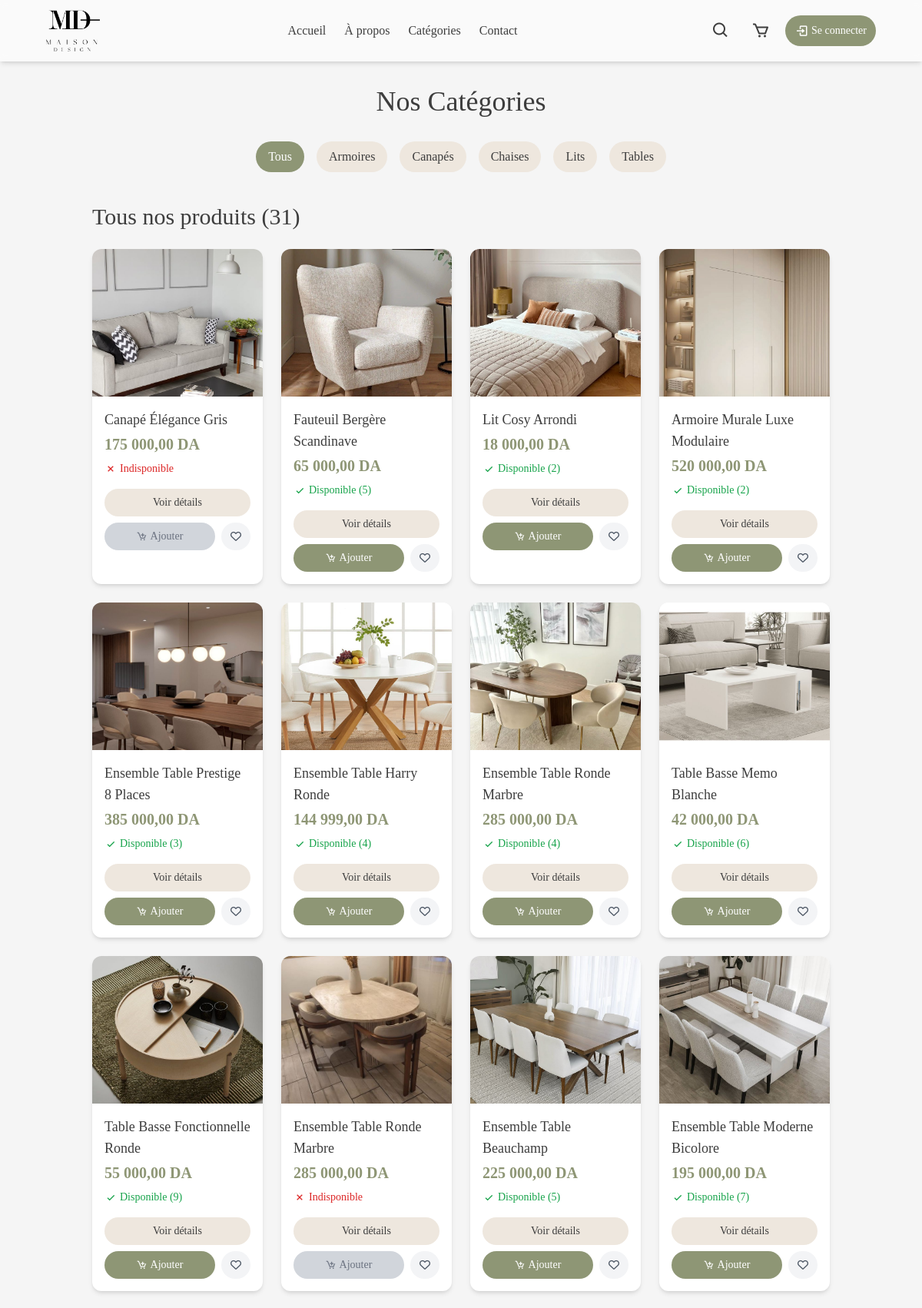
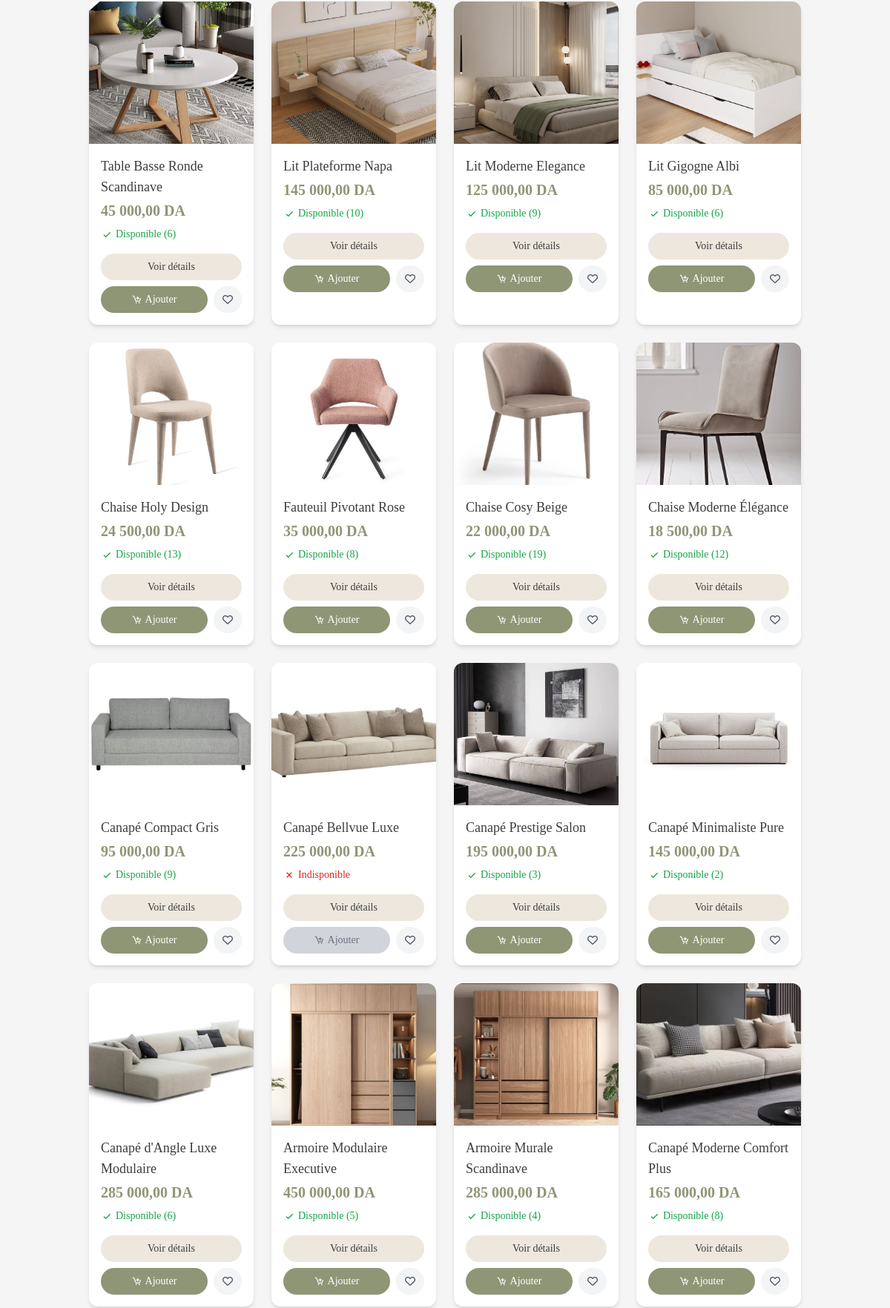
/categories.php (upper part), run on the app's committed database (2 pictures, top to bottom).
### tables this page shows
CREATE TABLE IF NOT EXISTS `categorie` (
  `IdCategorie` int NOT NULL,
  `NomCategorie` varchar(255) NOT NULL,
  PRIMARY KEY (`IdCategorie`)
);

CREATE TABLE IF NOT EXISTS `produit` (
  `IdProduit` int NOT NULL AUTO_INCREMENT,
  `NomProduit` varchar(255) NOT NULL,
  `Description` text NOT NULL,
  `Prix` decimal(10,3) NOT NULL,
  `Stock` int NOT NULL,
  `DateAjout` timestamp NULL DEFAULT CURRENT_TIMESTAMP,
  `IdCat` int DEFAULT NULL,
  PRIMARY KEY (`IdProduit`),
  KEY `cat` (`IdCat`)
);

### categories.php (the view, shortened to what this page needs)
<?php
require_once 'php/db.php';
$selectedCategory = isset($_GET['category']) ? $_GET['category'] : 'all';
try {
    $stmtCategories = $pdo->query("SELECT * FROM categorie ORDER BY NomCategorie");
    $categories = $stmtCategories->fetchAll(PDO::FETCH_ASSOC);
    $userFavorites = [];
    if ($selectedCategory === 'all') {
        $stmtProduits = $pdo->query("
            SELECT p.IdProduit, p.NomProduit, p.Prix, p.Stock, p.Description, c.NomCategorie as categorie
            FROM produit p
            LEFT JOIN categorie c ON p.IdCat = c.IdCategorie
            ORDER BY p.IdProduit DESC
        ");
    }
    $produitsRaw = $stmtProduits->fetchAll(PDO::FETCH_ASSOC);
    $produits = [];
    $seenIds = [];
    foreach ($produitsRaw as $produit) {
        if (!in_array($produit['IdProduit'], $seenIds)) {
            $seenIds[] = $produit['IdProduit'];
            $stmtImage = $pdo->prepare("SELECT URL FROM imageprod WHERE IdProduit = ? LIMIT 1");
            $stmtImage->execute([$produit['IdProduit']]);
            $image = $stmtImage->fetchColumn();
            if ($image) {
                $produit['image'] = strpos($image, 'images/') === 0 ? $image : 'images/' . basename($image);
            } else {
                $produit['image'] = 'images/placeholder.jpeg';
            }
            $produits[] = $produit;
        }
    }
} catch (PDOException $e) {
    $error = "Une erreur est survenue lors du chargement des produits: " . $e->getMessage();
    error_log("Erreur SQL: " . $e->getMessage());
    if (isset($_GET['ajax']) && $_GET['ajax'] === '1') {
        header('Content-Type: application/json');
        echo json_encode(['success' => false, 'message' => $error]);
        exit;
    }
}
?>
<!DOCTYPE html>
<html lang="fr">
<head>
    <link href="https://unpkg.com/boxicons@2.1.2/css/boxicons.min.css" rel="stylesheet">
    <link rel="stylesheet" href="https://cdnjs.cloudflare.com/ajax/libs/font-awesome/6.0.0/css/all.min.css">
    <script src="https://cdn.tailwindcss.com"></script>
    <script src="tailwind.config.js"></script>
    <link rel="stylesheet" href="css/style.css">
</head>
<body class="font-cormorant bg-background m-0 p-0 box-border">
    <?php include 'header.php'; ?>
    <main class="min-h-screen pt-28 pb-16 px-4 md:px-[10%] bg-background">
        <div class="max-w-[1400px] mx-auto">
            <h1 class="text-3xl md:text-4xl font-frunchy text-center mb-8 text-textColor">Nos Catégories</h1>
            <div class="mb-10">
                <div class="flex flex-wrap justify-center gap-3 md:gap-4" id="category-filters">
                    <button type="button"
                            class="category-filter <?php echo $selectedCategory === 'all' ? 'bg-accent text-white' : 'bg-primary text-textColor hover:bg-accent hover:text-white'; ?> px-4 py-2 rounded-full transition-all duration-300"
                            data-category="all">
                        Tous
                    </button>
                    <?php foreach ($categories as $category): ?>
                    <button type="button"
                            class="category-filter <?php echo strtolower($selectedCategory) === strtolower($category['NomCategorie']) ? 'bg-accent text-white' : 'bg-primary text-textColor hover:bg-accent hover:text-white'; ?> px-4 py-2 rounded-full transition-all duration-300"
                            data-category="<?php echo strtolower($category['NomCategorie']); ?>">
                        <?php echo htmlspecialchars($category['NomCategorie']); ?>
                    </button>
                    <?php endforeach; ?>
                </div>
            </div>
            <h2 class="text-2xl md:text-3xl font-medium text-textColor mb-6" id="products-title">
                <?php
                if ($selectedCategory === 'all') {
                    echo 'Tous nos produits (' . count($produits) . ')';
                } else {
                    echo 'Nos ' . htmlspecialchars($selectedCategory) . ' (' . count($produits) . ')';
                }
                ?>
            </h2>
            <div class="grid grid-cols-1 sm:grid-cols-2 md:grid-cols-3 lg:grid-cols-4 gap-6" id="products-container">
                <?php if (empty($produits)): ?>
                <div class="col-span-full text-center py-12" id="no-products">
                    <p class="text-xl text-textColor/70">Aucun produit trouvé dans cette catégorie.</p>
                </div>
                <?php else: ?>
                    <?php
                    foreach ($produits as $index => $produit):
                    ?>
                    <div class="product-item bg-white rounded-xl overflow-hidden shadow-md transition-transform hover:-translate-y-1"
                         data-product-id="<?php echo $produit['IdProduit']; ?>"
                         data-index="<?php echo $index; ?>">
                        <a href="produit.php?id=<?php echo $produit['IdProduit']; ?>" class="block">
                            <div class="product-image h-48 overflow-hidden relative group">
                                <img src="<?php echo htmlspecialchars($produit['image']); ?>"
                                     alt="<?php echo htmlspecialchars($produit['NomProduit']); ?>"
                                     class="w-full h-full object-cover transition-transform group-hover:scale-105"
                                     onerror="this.src='images/placeholder.jpeg'">
                                <div class="absolute inset-0 bg-black bg-opacity-0 group-hover:bg-opacity-20 transition-all duration-300 flex items-center justify-center">
                                </div>
                            </div>
                        </a>
                        <div class="product-info p-4">
                            <h3 class="text-lg font-medium text-textColor mb-1"><?php echo htmlspecialchars($produit['NomProduit']); ?></h3>
                            <p class="text-accent font-bold text-xl"><?php echo number_format($produit['Prix'], 2, ',', ' '); ?> DA</p>
                            <?php if ($produit['Stock'] > 0): ?>
                            <div class="flex items-center gap-1 mt-2 text-green-600">
                                <i class='bx bx-check'></i>
                                <span class="text-sm">Disponible (<?php echo $produit['Stock']; ?>)</span>
                            </div>
                            <?php else: ?>
                            <div class="flex items-center gap-1 mt-2 text-red-600">
                                <i class='bx bx-x'></i>
                                <span class="text-sm">Indisponible</span>
                            </div>
                            <?php endif; ?>
                        </div>
                        <div class="p-4 pt-0 flex flex-col gap-2">
                            <a href="produit.php?id=<?php echo $produit['IdProduit']; ?>"
                               class="w-full px-3 py-2 bg-primary text-textColor rounded-full hover:bg-accent hover:text-white transition-colors text-sm flex items-center justify-center gap-2 font-medium">
                                Voir détails
                            </a>
                            <div class="flex gap-2">
                                <?php if ($produit['Stock'] > 0): ?>
                                <button onclick="addToCart(<?php echo $produit['IdProduit']; ?>)"
                                        class="flex-1 px-3 py-2 bg-accent text-white rounded-full hover:bg-accent/80 transition-colors text-sm flex items-center justify-center gap-1">
                                    <i class='bx bx-cart-add'></i> Ajouter
                                </button>
                                <?php else: ?>
                                <button disabled
                                        class="flex-1 px-3 py-2 bg-gray-300 text-gray-500 rounded-full cursor-not-allowed text-sm flex items-center justify-center gap-1">
                                    <i class='bx bx-cart-add'></i> Ajouter
                                </button>
                                <?php endif; ?>
                                <?php $isFavorite = in_array($produit['IdProduit'], $userFavorites); ?>
                                <button class="favorite-btn px-3 py-2 <?php echo $isFavorite ? 'bg-red-100 text-red-600' : 'bg-gray-100 text-gray-600'; ?> rounded-full hover:bg-red-100 hover:text-red-600 transition-colors text-sm flex items-center justify-center"
                                        title="<?php echo $isFavorite ? 'Retirer des favoris' : 'Ajouter aux favoris'; ?>"
                                        data-product-id="<?php echo $produit['IdProduit']; ?>">
                                    <i class='<?php echo $isFavorite ? 'fas fa-heart text-red-600' : 'far fa-heart'; ?>'></i>
                                </button>
                            </div>
                        </div>
                    </div>
                    <?php endforeach; ?>
                <?php endif; ?>
            </div>
        </div>
    </main>
</body>
</html>

### css/style.css (style rules this page uses)
html { scroll-behavior: smooth; }

### data on the page
categorie: NomCategorie "Armoires"
categorie: NomCategorie "Canapés"
categorie: NomCategorie "Chaises"
categorie: NomCategorie "Lits"
categorie: NomCategorie "Tables"
produit: shows a picture, NomProduit "Canapé Élégance Gris", Prix "175 000,00", Stock 0 (drawn)
produit: shows a picture, NomProduit "Fauteuil Bergère Scandinave", Prix "65 000,00", Stock "5"
produit: shows a picture, NomProduit "Lit Cosy Arrondi", Prix "18 000,00", Stock "2"
produit: shows a picture, NomProduit "Armoire Murale Luxe Modulaire", Prix "520 000,00", Stock "2"
produit: shows a picture, NomProduit "Ensemble Table Prestige 8 Places", Prix "385 000,00", Stock "3"
produit: shows a picture, NomProduit "Ensemble Table Harry Ronde", Prix "144 999,00", Stock "4"
produit: shows a picture, NomProduit "Ensemble Table Ronde Marbre", Prix "285 000,00", Stock "4"
produit: shows a picture, NomProduit "Table Basse Memo Blanche", Prix "42 000,00", Stock "6"
produit: shows a picture, NomProduit "Table Basse Fonctionnelle Ronde", Prix "55 000,00", Stock "9"
produit: shows a picture, NomProduit "Ensemble Table Ronde Marbre", Prix "285 000,00", Stock 0 (drawn)
produit: shows a picture, NomProduit "Ensemble Table Beauchamp", Prix "225 000,00", Stock "5"
produit: shows a picture, NomProduit "Ensemble Table Moderne Bicolore", Prix "195 000,00", Stock "7"
produit: shows a picture, NomProduit "Table Basse Ronde Scandinave", Prix "45 000,00", Stock "6"
produit: shows a picture, NomProduit "Lit Plateforme Napa", Prix "145 000,00", Stock "10"
produit: shows a picture, NomProduit "Lit Moderne Elegance", Prix "125 000,00", Stock "9"
produit: shows a picture, NomProduit "Lit Gigogne Albi", Prix "85 000,00", Stock "6"
produit: shows a picture, NomProduit "Chaise Holy Design", Prix "24 500,00", Stock "13"
produit: shows a picture, NomProduit "Fauteuil Pivotant Rose", Prix "35 000,00", Stock "8"
produit: shows a picture, NomProduit "Chaise Cosy Beige", Prix "22 000,00", Stock "19"
produit: shows a picture, NomProduit "Chaise Moderne Élégance", Prix "18 500,00", Stock "12"
produit: shows a picture, NomProduit "Canapé Compact Gris", Prix "95 000,00", Stock "9"
produit: shows a picture, NomProduit "Canapé Bellvue Luxe", Prix "225 000,00", Stock 0 (drawn)
produit: shows a picture, NomProduit "Canapé Prestige Salon", Prix "195 000,00", Stock "3"
produit: shows a picture, NomProduit "Canapé Minimaliste Pure", Prix "145 000,00", Stock "2"
produit: shows a picture, NomProduit "Canapé d'Angle Luxe Modulaire", Prix "285 000,00", Stock "6"
produit: shows a picture, NomProduit "Armoire Modulaire Executive", Prix "450 000,00", Stock "5"
produit: shows a picture, NomProduit "Armoire Murale Scandinave", Prix "285 000,00", Stock "4"
produit: shows a picture, NomProduit "Canapé Moderne Comfort Plus", Prix "165 000,00", Stock "8"

### other printed values
count($produits) "31"
